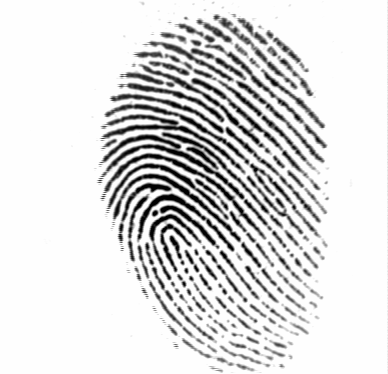
#> input picture assets/samples/101_1.tif, 388 x 374 px
$ python test_task_d_output.py ../../assets/samples/101_1.tif   (older library calls are emulated)
#> lines starting #> are read from the running program, lines starting #| are printed output that depends on the picture; after the words box and inside, x2 and y2 are one past the last pixel; in counts of white or black regions, pixels touching at a corner belong together
### archive/member-d-matching-db/fingerprint_matching.py
import os
import cv2
import numpy as np
import json
from skimage.feature import local_binary_pattern
from skimage.filters import sobel
from skimage.morphology import skeletonize
from skimage.measure import label, regionprops
from scipy.spatial.distance import euclidean
from scipy.optimize import linear_sum_assignment
import sys

# Add the minutiae folder to the path to import the advanced detector
sys.path.append(os.path.join(os.path.dirname(__file__), 'minutiae'))
from detector import AdvancedFingerprintAnalyzer


def extract_minutiae_features_advanced(image_path):
    """
    Extract minutiae features using the advanced detector.

    Args:
        image_path: Path to the fingerprint image

    Returns:
        dict: Dictionary containing advanced minutiae features
    """
    try:
        # Initialize the advanced analyzer
        analyzer = AdvancedFingerprintAnalyzer()

        # Analyze the fingerprint
        result = analyzer.analyze_fingerprint(image_path)

        if 'error' in result:
            print(f"❌ Advanced analysis failed: {result['error']}")
            return None

        # Extract minutiae with confidence scores
        minutiae_points = []
        for minutiae in result.get('minutiae', []):
            minutiae_points.append({
                'x': minutiae['x'],
                'y': minutiae['y'],
                'type': minutiae['type'],
                'angle': minutiae.get('angle', 0.0),
                'confidence': minutiae.get('confidence', 0.5)
            })

        return {
            'minutiae_count': len(minutiae_points),
            'endings': len([m for m in minutiae_points if m['type'] == 'ending']),
            'bifurcations': len([m for m in minutiae_points if m['type'] == 'bifurcation']),
            'minutiae_points': minutiae_points,
            'quality_score': result.get('quality_score', 0.0),
            'spoof_risk_score': result.get('spoof_risk_score', 0.0),
            'spoof_suspected': result.get('spoof_suspected', False)
        }
    except Exception as e:
        print(f"❌ Error in advanced minutiae extraction: {e}")
        return None


def extract_ridge_features(image):
    """
    Extract ridge pattern features from fingerprint image.

    Args:
        image: Grayscale fingerprint image

    Returns:
        dict: Dictionary containing ridge features
    """
    # Apply Sobel filter to detect edges
    sobel_x = sobel(image, axis=0)
    sobel_y = sobel(image, axis=1)

    # Compute gradient magnitude
    gradient_magnitude = np.sqrt(sobel_x**2 + sobel_y**2)

    # Compute LBP features
    lbp = local_binary_pattern(image, P=8, R=1, method='uniform')

    # Compute histogram of LBP
    lbp_hist, _ = np.histogram(lbp, bins=10, range=(0, 10))
    lbp_hist = lbp_hist.astype(float) / lbp_hist.sum()  # Normalize

    return {
        'gradient_mean': float(np.mean(gradient_magnitude)),
        'gradient_std': float(np.std(gradient_magnitude)),
        'lbp_histogram': lbp_hist.tolist()
    }


def extract_fingerprint_features(image_path):
    """
    Extract comprehensive features from a fingerprint image using advanced analysis.

    Args:
        image_path: Path to the fingerprint image

    Returns:
        dict: Dictionary containing all extracted features
    """
#> called with image_path = '../../assets/samples/101_1.tif'
    # Read image for basic processing
    image = cv2.imread(image_path, cv2.IMREAD_GRAYSCALE)
#> image is the input picture: shape (374, 388); min 1, max 254, mean 220.7
    if image is None:
        return None

    # Resize image to standard size (maintain aspect ratio)
    target_size = (256, 256)
    h, w = image.shape
    scale = min(target_size[0] / w, target_size[1] / h)
    new_w, new_h = int(w * scale), int(h * scale)
    image = cv2.resize(image, (new_w, new_h))
#> image: shape (246, 256)

    # Pad to target size
    padded_image = np.zeros(target_size, dtype=np.uint8)
    y_offset = (target_size[1] - new_h) // 2
    x_offset = (target_size[0] - new_w) // 2
    padded_image[y_offset:y_offset+new_h, x_offset:x_offset+new_w] = image
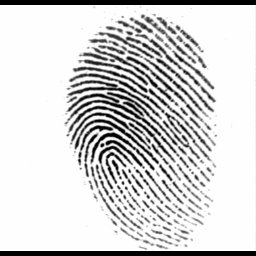
#> padded_image: shape (256, 256); min 0, max 254, mean 212.1

    # Extract advanced minutiae features
    minutiae_features = extract_minutiae_features_advanced(image_path)
    if minutiae_features is None:
        print(f"⚠️  Falling back to basic minutiae extraction for {image_path}")
        minutiae_features = extract_minutiae_features_basic(padded_image)

    # Extract ridge features
    ridge_features = extract_ridge_features(padded_image)

    # Combine all features
    features = {
        'image_path': image_path,
        'image_size': padded_image.shape,
        'minutiae': minutiae_features,
        'ridge': ridge_features,
        'processed_timestamp': str(np.datetime64('now'))
    }

    return features


# [612 lines left out: functions extract_minutiae_features_basic, detect_all_images_in_folder, process_fingerprint_images, process_images_from_detected_list, calculate_minutiae_similarity, calculate_ridge_similarity and 4 more, not called in this run]


def generate_security_enhanced_matching_data(features):
    """
    Generate security-enhanced matching data in the exact format required for Person D integration.

    Args:
        features: Extracted fingerprint features

    Returns:
        dict: Security-enhanced matching data in the specified format
    """
    minutiae_data = features['minutiae']

    # Format minutiae points for integration
    formatted_minutiae = []
    for minutiae in minutiae_data.get('minutiae_points', []):
        formatted_minutiae.append({
            'x': minutiae['x'],
            'y': minutiae['y'],
            'type': minutiae['type'],
            'confidence': minutiae.get('confidence', 0.5),
            'angle': minutiae.get('angle', 0.0)
        })

    # Return the exact format specified for Person D
    return {
        "minutiae_count": minutiae_data.get('minutiae_count', 0),
        "spoof_risk_score": minutiae_data.get('spoof_risk_score', 0.0),
        "quality_score": minutiae_data.get('quality_score', 0.0),
        "minutiae": formatted_minutiae
    }


# [306 lines left out: functions match_fingerprints_with_integration_format, verify_fingerprint_with_integration_data, process_folder_with_task_d_output, main, not called in this run]


# [2 lines that do not run on import are left out]

### archive/member-d-matching-db/minutiae/detector.py
"""
Task C - Advanced Minutiae Detection & Security Analysis
Enhanced pipeline with dataset-adaptive processing and multi-level security
"""

import cv2
import numpy as np
import os
import json
import time
from pathlib import Path
from typing import Dict, List, Tuple, Optional
from concurrent.futures import ThreadPoolExecutor
import logging

from skimage import filters, morphology, feature, measure
from skimage.segmentation import watershed
from scipy import ndimage
from sklearn.ensemble import IsolationForest
import joblib

# Configure logging
logging.basicConfig(level=logging.INFO)
logger = logging.getLogger(__name__)

class AdvancedFingerprintAnalyzer:
    """
    High-performance fingerprint analysis with adaptive security checks
    """

    def __init__(self, config: Optional[Dict] = None):
        self.config = config or self._default_config()
        self.spoof_detector = None
        self.quality_thresholds = self._calibrate_thresholds()

    def _default_config(self) -> Dict:
        """Default configuration optimized for forensic datasets"""
        return {
            'preprocessing': {
                'target_dpi': 500,
                'gabor_frequencies': [0.1, 0.15, 0.2],
                'gabor_angles': [0, 45, 90, 135],
                'block_size': 16,
                'normalize': True
            },
            'quality': {
                'min_contrast': 0.3,
                'min_clarity': 50.0,
                'max_noise_ratio': 0.15,
                'min_ridge_density': 0.4
            },
            'minutiae': {
                'min_confidence': 0.5,
                'max_minutiae': 200,
                'neighborhood_size': 5,
                'angle_tolerance': 15
            },
            'security': {
                'spoof_threshold': 0.6,
                'texture_analysis': True,
                'frequency_analysis': True,
                'orientation_analysis': True
            },
            'performance': {
                'parallel_workers': 4,
                'batch_size': 10,
                'cache_preprocessed': True
            }
        }

    def _calibrate_thresholds(self) -> Dict:
        """Auto-calibrate thresholds based on dataset characteristics"""
        return {
            'blur_threshold': 100.0,
            'brightness_range': (50, 200),
            'contrast_min': 30.0,
            'ridge_freq_range': (0.08, 0.25),
            'orientation_consistency': 0.7
        }

    def analyze_fingerprint(self, image_path: str, image_id: str = None) -> Dict:
        """
        Complete fingerprint analysis with security assessment

        Args:
            image_path: Path to fingerprint image
            image_id: Optional identifier for the image

        Returns:
            Comprehensive analysis results as JSON-compatible dict
        """
        start_time = time.time()

        try:
            # Load and validate image
            image = self._load_and_validate_image(image_path)
            if image is None:
                return self._create_error_result(image_path, "Invalid image format")

            image_id = image_id or Path(image_path).stem

            # Level 1: Basic validation and preprocessing
            preprocessed, roi_mask = self._preprocess_image(image)

            # Level 2: Quality assessment
            quality_results = self._assess_image_quality(image, preprocessed, roi_mask)

            # Early rejection for very poor quality
            if quality_results['quality_score'] < 0.2:
                return self._create_result(
                    image_id, quality_results, [], 0.0, True,
                    processing_time=time.time() - start_time,
                    early_rejection="Poor image quality"
                )

            # Level 3: Ridge analysis and orientation field
            ridge_analysis = self._analyze_ridge_structure(preprocessed, roi_mask)

            # Level 4: Minutiae extraction with confidence scoring
            minutiae = self._extract_minutiae_with_confidence(preprocessed, ridge_analysis)

            # Level 5: Security assessment
            security_score = self._comprehensive_security_analysis(
                image, preprocessed, ridge_analysis, minutiae, roi_mask
            )

            # Combine results
            processing_time = time.time() - start_time

            return self._create_result(
                image_id, quality_results, minutiae,
                security_score, security_score > self.config['security']['spoof_threshold'],
                processing_time, ridge_analysis
            )

        except Exception as e:
            logger.error(f"Error processing {image_path}: {str(e)}")
            return self._create_error_result(image_path, str(e))

    def _load_and_validate_image(self, image_path: str) -> Optional[np.ndarray]:
        """Load and validate image with format checking"""
#> called with image_path = '../../assets/samples/101_1.tif'
        try:
            # Load image
            image = cv2.imread(image_path, cv2.IMREAD_GRAYSCALE)
            if image is None:
                return None

            # Basic validation
            h, w = image.shape
            if h < 100 or w < 100:  # Too small
                return None
            if h > 2000 or w > 2000:  # Too large - resize
                scale = min(2000/h, 2000/w)
                image = cv2.resize(image, None, fx=scale, fy=scale)

            return image

        except Exception as e:
            logger.error(f"Failed to load image {image_path}: {e}")
            return None

    def _preprocess_image(self, image: np.ndarray) -> Tuple[np.ndarray, np.ndarray]:
        """
        Advanced preprocessing with ROI detection and ridge enhancement
        """
        # Normalize intensity
        normalized = cv2.equalizeHist(image)

        # ROI detection - find fingerprint area
        roi_mask = self._detect_fingerprint_roi(normalized)

        # Apply ROI mask
        masked = cv2.bitwise_and(normalized, normalized, mask=roi_mask)

        # Gaussian smoothing
        smoothed = cv2.GaussianBlur(masked, (3, 3), 0.5)

        # Gabor filter enhancement
        enhanced = self._gabor_enhancement(smoothed)

        # Binarization
        binary = self._adaptive_binarization(enhanced)

        # Morphological cleanup
        cleaned = self._morphological_cleanup(binary)

        # Skeletonization
        skeleton = morphology.skeletonize(cleaned > 0).astype(np.uint8) * 255

        return skeleton, roi_mask

    def _detect_fingerprint_roi(self, image: np.ndarray) -> np.ndarray:
        """Detect the actual fingerprint region"""
        # Otsu thresholding to find foreground
        _, binary = cv2.threshold(image, 0, 255, cv2.THRESH_BINARY + cv2.THRESH_OTSU)
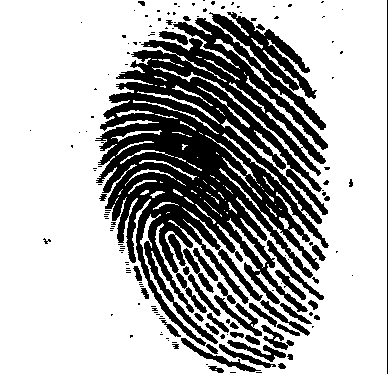
#> binary: shape (374, 388); 69% white; 153 black regions (106 under 20 px), largest, box (x1, y1, x2, y2) and area: (95, 18, 329, 346) 35852, (209, 12, 317, 99) 2387, (214, 295, 262, 336) 487

        # Find largest connected component
        num_labels, labels, stats, centroids = cv2.connectedComponentsWithStats(binary)
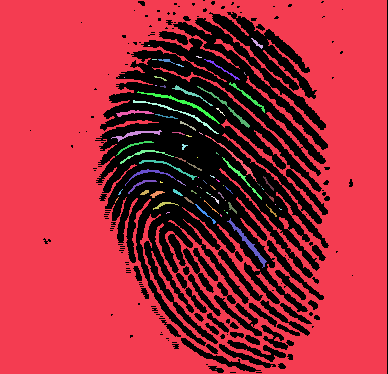
#> labels: shape (374, 388) int32; 80 distinct labels, from 0 to 79; one colour per label, 0 black
#> num_labels = 80; stats = 80 rows, first 6: [30, 0, 358, 374, 44962], [0, 0, 387, 374, 97224], [251, 38, 12, 11, 37], [148, 45, 2, 1, 2], [196, 56, 6, 2, 7], [152, 59, 5, 1, 5]; centroids = 80 pairs, first value 116.3 to 280, second value 43.22 to 369

        if num_labels > 1:
            # Get largest component (excluding background)
            largest_label = 1 + np.argmax(stats[1:, cv2.CC_STAT_AREA])
#> largest_label = 1
            roi_mask = (labels == largest_label).astype(np.uint8) * 255
#> roi_mask: shape (374, 388); 67% white; 153 black regions (106 under 20 px), largest, box (x1, y1, x2, y2) and area: (95, 18, 329, 346) 38739, (209, 12, 317, 99) 2424, (214, 295, 262, 336) 487
        else:
            roi_mask = np.ones_like(image) * 255

        # Morphological operations to smooth ROI
        kernel = cv2.getStructuringElement(cv2.MORPH_ELLIPSE, (15, 15))
        roi_mask = cv2.morphologyEx(roi_mask, cv2.MORPH_CLOSE, kernel)
#> roi_mask: shape (374, 388); 85.3% white; 4 black regions, box (x1, y1, x2, y2) and area: (106, 69, 287, 268) 18610, (187, 47, 270, 116) 1822, (151, 52, 192, 76) 599, (247, 31, 268, 53) 331

        return roi_mask

    def _gabor_enhancement(self, image: np.ndarray) -> np.ndarray:
        """Enhanced Gabor filtering for ridge enhancement"""
        enhanced = np.zeros_like(image, dtype=np.float32)

        for freq in self.config['preprocessing']['gabor_frequencies']:
            for angle in self.config['preprocessing']['gabor_angles']:
                gabor_real, _ = filters.gabor(image, frequency=freq, theta=np.deg2rad(angle))
                enhanced += np.abs(gabor_real)
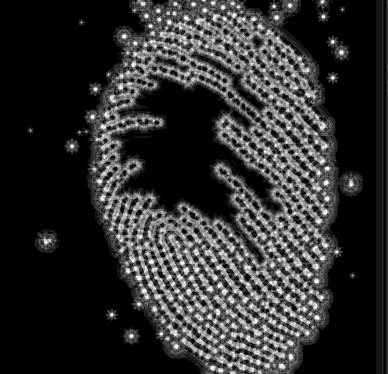
#> enhanced: shape (374, 388) float32; min 0, max 3053, mean 573.7; drawn with min black and max white

        # Normalize
        enhanced = enhanced / len(self.config['preprocessing']['gabor_frequencies'])
        enhanced = (enhanced - enhanced.min()) / (enhanced.max() - enhanced.min()) * 255

        return enhanced.astype(np.uint8)

    def _adaptive_binarization(self, image: np.ndarray) -> np.ndarray:
        """Adaptive binarization with multiple methods"""
        # Method 1: Adaptive threshold
        binary1 = cv2.adaptiveThreshold(
            image, 255, cv2.ADAPTIVE_THRESH_MEAN_C, cv2.THRESH_BINARY, 11, 2
        )
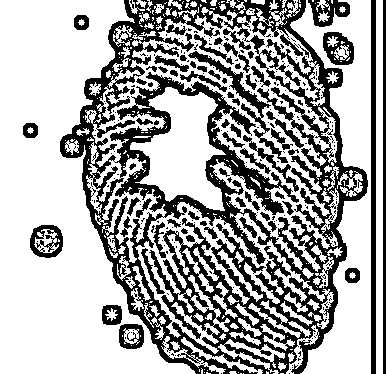
#> binary1: shape (374, 388); 66.5% white; 275 black regions (209 under 20 px), largest, box (x1, y1, x2, y2) and area: (60, 0, 368, 374) 36171, (371, 0, 376, 374) 1870, (188, 51, 288, 163) 1164

        # Method 2: Otsu's method
        _, binary2 = cv2.threshold(image, 0, 255, cv2.THRESH_BINARY + cv2.THRESH_OTSU)
#> binary2: shape (374, 388); 27.4% white; 170 white regions (153 under 20 px), largest, box (x1, y1, x2, y2) and area: (87, 0, 340, 374) 38445, (283, 0, 298, 12) 92, (271, 11, 284, 25) 90

        # Combine methods
        combined = cv2.bitwise_and(binary1, binary2)
#> combined: shape (374, 388); 21.7% white; 294 white regions (199 under 20 px), largest, box (x1, y1, x2, y2) and area: (90, 7, 334, 354) 23298, (218, 339, 285, 374) 656, (181, 337, 263, 374) 423

        return combined

    def _morphological_cleanup(self, binary: np.ndarray) -> np.ndarray:
        """Clean up binary image with morphological operations"""
        # Remove small noise
        kernel_small = cv2.getStructuringElement(cv2.MORPH_ELLIPSE, (3, 3))
        cleaned = cv2.morphologyEx(binary, cv2.MORPH_OPEN, kernel_small)
#> cleaned: shape (374, 388); 19.3% white; 228 white regions (85 under 20 px), largest, box (x1, y1, x2, y2) and area: (94, 46, 265, 202) 3586, (216, 114, 329, 249) 2579, (235, 22, 329, 151) 2368

        # Fill small gaps
        kernel_medium = cv2.getStructuringElement(cv2.MORPH_ELLIPSE, (5, 5))
        cleaned = cv2.morphologyEx(cleaned, cv2.MORPH_CLOSE, kernel_medium)
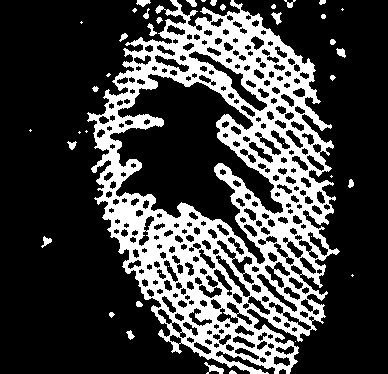
#> cleaned: shape (374, 388); 25.7% white; 44 white regions (19 under 20 px), largest, box (x1, y1, x2, y2) and area: (87, 0, 340, 374) 36145, (204, 362, 224, 374) 100, (271, 12, 282, 25) 73
#> in _preprocess_image, `skeleton = morphology.skeletonize(cleaned > 0).astype(np.uint8) * 255`:
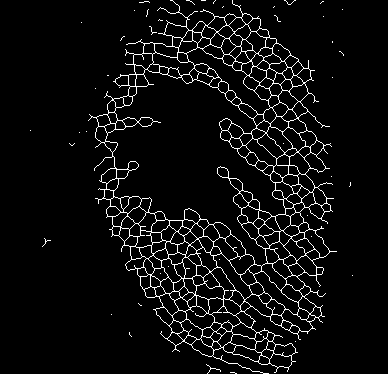
#> skeleton: shape (374, 388); 5.4% white in thin lines or dots, all inside (x1, y1, x2, y2) = (30, 0, 353, 374)

        return cleaned

    def _assess_image_quality(self, original: np.ndarray, processed: np.ndarray, roi_mask: np.ndarray) -> Dict:
        """Comprehensive image quality assessment"""
        quality_metrics = {}

        # Apply ROI mask to original for analysis
        roi_image = cv2.bitwise_and(original, original, mask=roi_mask)

        # 1. Blur assessment (Laplacian variance)
        laplacian_var = cv2.Laplacian(roi_image, cv2.CV_64F).var()
#> laplacian_var = 3239.6
#> (the rest of the program and of its run is left out)
